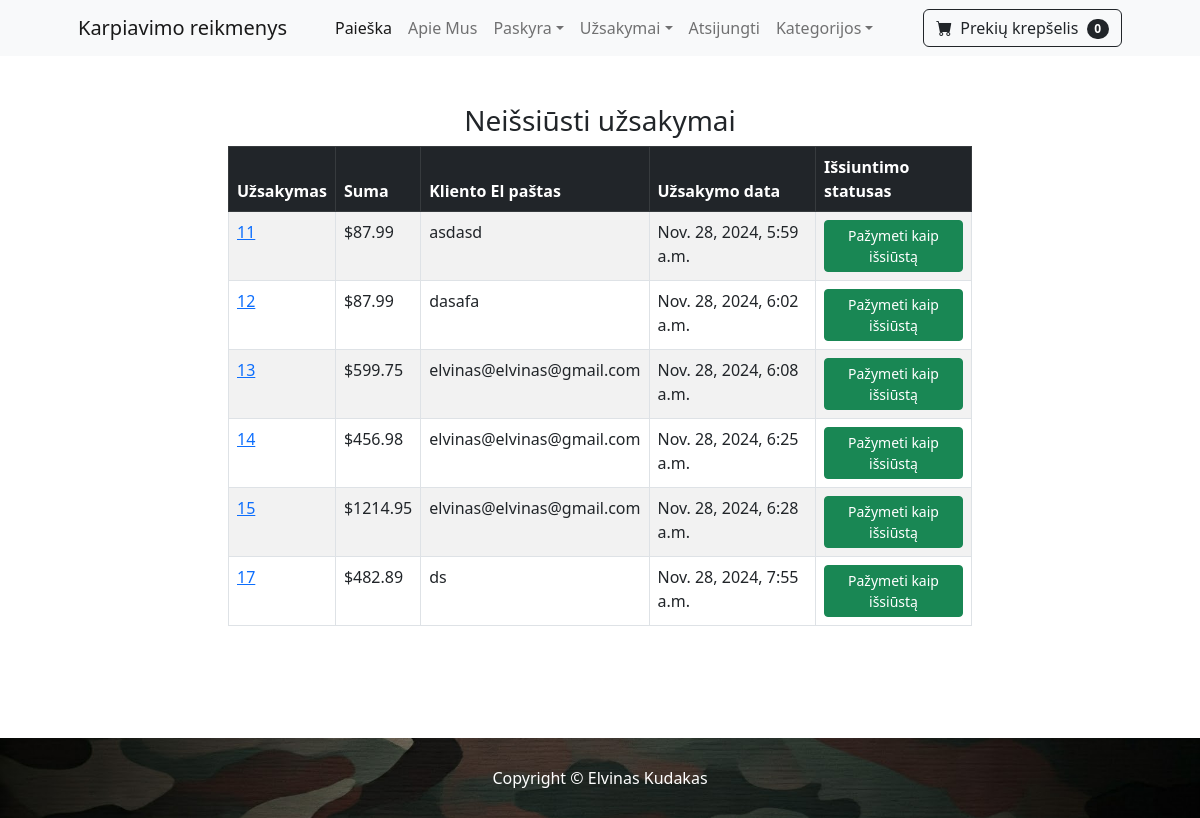
The app's page /not_shipped_dash (signed in) with its own data.
### store/models.py (models this page shows, shortened)
class ShippingOrder(models.Model):
    user = models.ForeignKey(User, on_delete=models.CASCADE, null=True, blank=True)
    full_name = models.CharField(max_length=250)
    email = models.EmailField(max_length=250)
    shipping_address = models.TextField(max_length=15000)
    amount_paid = models.DecimalField(max_digits=7, decimal_places=2)
    date_ordered = models.DateTimeField(auto_now_add=True)
    shipped = models.BooleanField(default=False)
    date_shipped = models.DateTimeField(blank = True, null=True)

### store/views.py (the view, shortened to what this page needs)
# urls.py: path('not_shipped_dash', views.not_shipped_dash, name='not_shipped_dash'),
def not_shipped_dash(request):
    if request.user.is_authenticated and request.user.is_superuser:
        orders = ShippingOrder.objects.filter(shipped=False)
        return render(request, "not_shipped_dash.html", {"orders": orders})
    else:
        messages.success(request, "Access Denied")
        return redirect('home')

### cart/cart.py (called while the page is built)
    def __len__(self):
        return len(self.cart)

### cart/context_processors.py (called while the page is built)
def cart(request):
    return {'cart': Cart(request)}

### store/templates/not_shipped_dash.html (shortened to what this page needs)
{% extends 'base.html' %}
{% block content %}
        <div class="container">
        	<div class="row">
        		<center>
        			<div class="col-8">
        				<br/><br/>
<h3>Neišsiūsti užsakymai</h3>
<table class="table table-striped table-hover table-bordered">
  <thead class="table-dark">
    <tr>
      <th scope="col">Užsakymas</th>
      <th scope="col">Suma</th>
      <th scope="col">Kliento El paštas</th>
      <th scope="col">Užsakymo data</th>
      <th scope="col">Išsiuntimo statusas</th>
    </tr>
  </thead>
  <tbody>
  	{% for item in orders %}
    <tr>
      <td><a href="{% url 'orders' item.id %}">{{ item.id }}</a></td>
      <td>${{ item.amount_paid }}</td>
      <td>{{ item.email }}</td>
      <td>{{ item.date_ordered }}</td>
      <td>
        <form method="POST">
          <button type="Submit" class="btn btn-success btn-sm">Pažymeti kaip išsiūstą</button>
        </form>
      </td>
    </tr>
    {% endfor %}
  </tbody>
</table>
<br/><br/>
<br/><br/>
        			</div>
        		</center>
        	</div>
        </div>
{% endblock %}

### records on screen
ShippingOrder: id "11", amount_paid "87.99", email "asdasd", date_ordered "Nov. 28, 2024, 5:59 a.m."
ShippingOrder: id "12", amount_paid "87.99", email "dasafa", date_ordered "Nov. 28, 2024, 6:02 a.m."
ShippingOrder: id "13", amount_paid "599.75", email "elvinas@elvinas@gmail.com", date_ordered "Nov. 28, 2024, 6:08 a.m."
ShippingOrder: id "14", amount_paid "456.98", email "elvinas@elvinas@gmail.com", date_ordered "Nov. 28, 2024, 6:25 a.m."
ShippingOrder: id "15", amount_paid "1214.95", email "elvinas@elvinas@gmail.com", date_ordered "Nov. 28, 2024, 6:28 a.m."
ShippingOrder: id "17", amount_paid "482.89", email "ds", date_ordered "Nov. 28, 2024, 7:55 a.m."

### other values on screen
{{ cart|length }} "0"
